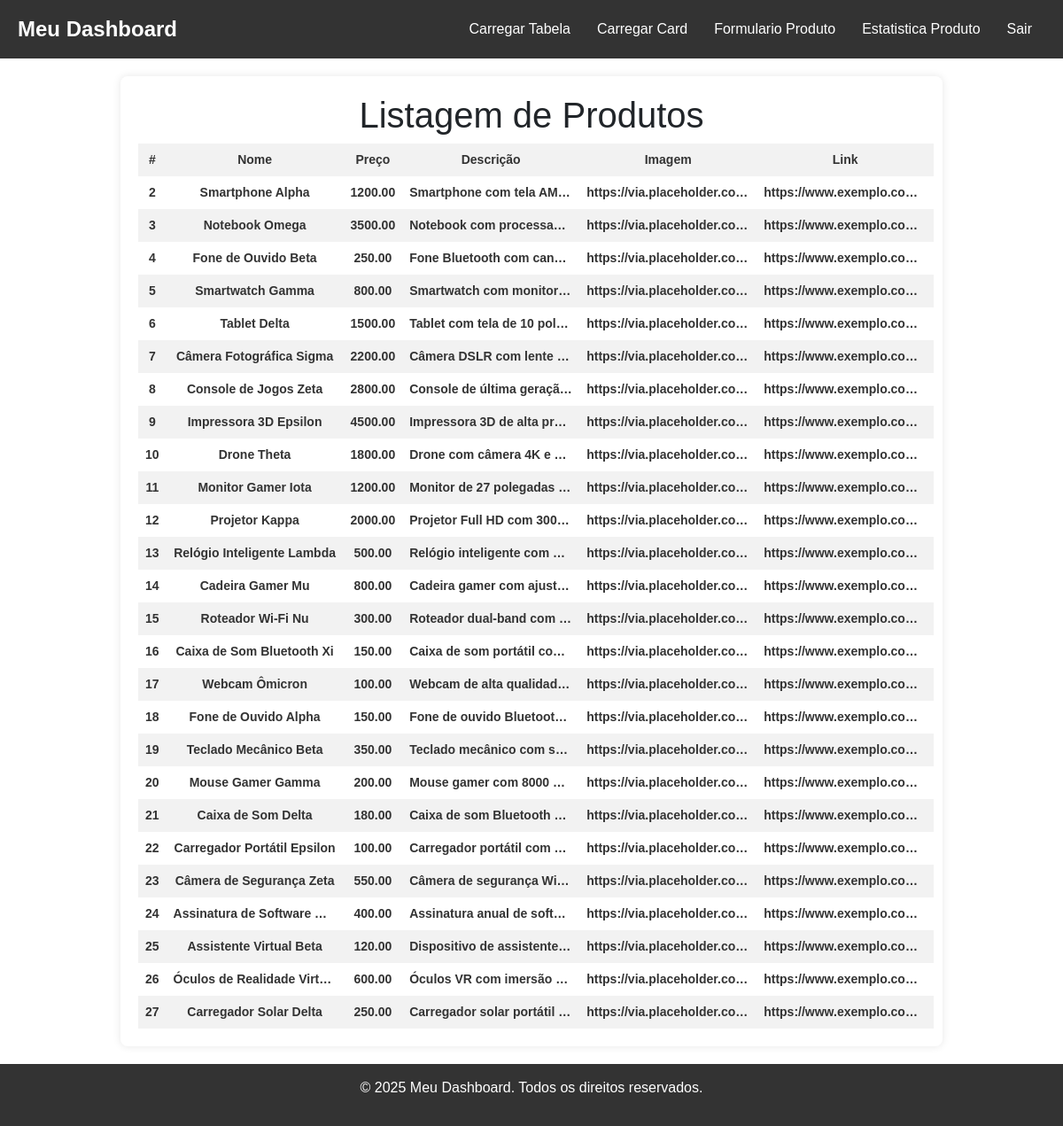
/admin/index.php?pagina=tabela, run on the app's committed database.
### tables this page shows
CREATE TABLE IF NOT EXISTS `produtos` (
  `idproduto` BIGINT(20) UNSIGNED NOT NULL AUTO_INCREMENT,   
  `nome` VARCHAR(255) NULL DEFAULT NULL,                     
  `descricao` VARCHAR(255) NULL DEFAULT NULL,                
  `preco` DECIMAL(10,2) NULL DEFAULT NULL,                   
  `imagem` VARCHAR(255) NULL DEFAULT NULL,                  
  `link` VARCHAR(255) NULL DEFAULT NULL,                     
  PRIMARY KEY (`idproduto`)                                 

);

### php/funcao.php (the view, shortened to what this page needs)
<?php
function conectar()
{
    $servidor = "db";
    $user = "root";
    $password = "123";
    $banco = "shopee";
    return mysqli_connect($servidor, $user, $password, $banco);
}
function tabelaProdutos()
{
    echo "          <h1>Listagem de Produtos</h1>
 ";
    echo "    <table> ";
    echo "    <thead> ";
    echo "      <tr>    ";
    echo "        <th>#</th> ";
    echo "        <th>Nome</th> ";
    echo "        <th>Preço</th> ";
    echo "        <th>Descrição</th> ";
    echo "        <th>Imagem</th> ";
    echo "        <th>Link</th> ";
    echo "      </tr> ";
    echo "    </thead> ";
    echo "    <tbody> ";
    echo "      <?php ";
    require_once '../php/funcao.php';
    $conexao = conectar();
    $sql = "SELECT * FROM `produtos`";
    $resultado = mysqli_query($conexao, $sql);
    while ($row = mysqli_fetch_array($resultado)) {
        $id = $row['idproduto'];
        $nome = $row['nome'];
        $preco = $row['preco'];
        $descricao = $row['descricao'];
        $imagem = $row['imagem'];
        $link = $row['link'];
        echo "<tr> ";
        echo "  <td>$id</td>";
        echo "  <td>$nome</td>";
        echo "  <td>$preco</td>";
        echo "  <td>$descricao</td>";
        echo "  <td>$imagem</td>";
        echo "  <td>$link</td>";
        echo "</tr>";
    }
    echo "      </tbody>";
    echo "    </table>";
}

### css/admin.css (style rules this page uses)
* { margin: 0; padding: 0; box-sizing: border-box; font-family: Arial, sans-serif; }
body { background-color: #f5f5f5; color: #333; display: flex; flex-direction: column; min-height: 100vh; }
table { width: auto; border-collapse: collapse; }
th, td { border: 1px solid black; padding: 8px; text-align: center; vertical-align: middle; font-size: 14px; color: #333; font-weight: bold; font-family: Arial, sans-serif; white-space: nowrap; overflow: hidden; text-overflow: ellipsis; max-width: 200px; }
th { background-color: #f2f2f2; }
tr:nth-child(even) { background-color: #f2f2f2; }

### data on the page
produtos: idproduto "2", nome "Smartphone Alpha", preco "1200.00", descricao "Smartphone com tela AM…", imagem "https://via.placeholder.co…", link "https://www.exemplo.co…"
produtos: idproduto "3", nome "Notebook Omega", preco "3500.00", descricao "Notebook com processa…", imagem "https://via.placeholder.co…", link "https://www.exemplo.co…"
produtos: idproduto "4", nome "Fone de Ouvido Beta", preco "250.00", descricao "Fone Bluetooth com can…", imagem "https://via.placeholder.co…", link "https://www.exemplo.co…"
produtos: idproduto "5", nome "Smartwatch Gamma", preco "800.00", descricao "Smartwatch com monitor…", imagem "https://via.placeholder.co…", link "https://www.exemplo.co…"
produtos: idproduto "6", nome "Tablet Delta", preco "1500.00", descricao "Tablet com tela de 10 pol…", imagem "https://via.placeholder.co…", link "https://www.exemplo.co…"
produtos: idproduto "7", nome "Câmera Fotográfica Sigma", preco "2200.00", descricao "Câmera DSLR com lente…", imagem "https://via.placeholder.co…", link "https://www.exemplo.co…"
produtos: idproduto "8", nome "Console de Jogos Zeta", preco "2800.00", descricao "Console de última geraçã…", imagem "https://via.placeholder.co…", link "https://www.exemplo.co…"
produtos: idproduto "9", nome "Impressora 3D Epsilon", preco "4500.00", descricao "Impressora 3D de alta pr…", imagem "https://via.placeholder.co…", link "https://www.exemplo.co…"
produtos: idproduto "10", nome "Drone Theta", preco "1800.00", descricao "Drone com câmera 4K e…", imagem "https://via.placeholder.co…", link "https://www.exemplo.co…"
produtos: idproduto "11", nome "Monitor Gamer Iota", preco "1200.00", descricao "Monitor de 27 polegadas…", imagem "https://via.placeholder.co…", link "https://www.exemplo.co…"
produtos: idproduto "12", nome "Projetor Kappa", preco "2000.00", descricao "Projetor Full HD com 300…", imagem "https://via.placeholder.co…", link "https://www.exemplo.co…"
produtos: idproduto "13", nome "Relógio Inteligente Lambda", preco "500.00", descricao "Relógio inteligente com…", imagem "https://via.placeholder.co…", link "https://www.exemplo.co…"
produtos: idproduto "14", nome "Cadeira Gamer Mu", preco "800.00", descricao "Cadeira gamer com ajust…", imagem "https://via.placeholder.co…", link "https://www.exemplo.co…"
produtos: idproduto "15", nome "Roteador Wi-Fi Nu", preco "300.00", descricao "Roteador dual-band com…", imagem "https://via.placeholder.co…", link "https://www.exemplo.co…"
produtos: idproduto "16", nome "Caixa de Som Bluetooth Xi", preco "150.00", descricao "Caixa de som portátil co…", imagem "https://via.placeholder.co…", link "https://www.exemplo.co…"
produtos: idproduto "17", nome "Webcam Ômicron", preco "100.00", descricao "Webcam de alta qualidad…", imagem "https://via.placeholder.co…", link "https://www.exemplo.co…"
produtos: idproduto "18", nome "Fone de Ouvido Alpha", preco "150.00", descricao "Fone de ouvido Bluetoot…", imagem "https://via.placeholder.co…", link "https://www.exemplo.co…"
produtos: idproduto "19", nome "Teclado Mecânico Beta", preco "350.00", descricao "Teclado mecânico com s…", imagem "https://via.placeholder.co…", link "https://www.exemplo.co…"
produtos: idproduto "20", nome "Mouse Gamer Gamma", preco "200.00", descricao "Mouse gamer com 8000…", imagem "https://via.placeholder.co…", link "https://www.exemplo.co…"
produtos: idproduto "21", nome "Caixa de Som Delta", preco "180.00", descricao "Caixa de som Bluetooth…", imagem "https://via.placeholder.co…", link "https://www.exemplo.co…"
produtos: idproduto "22", nome "Carregador Portátil Epsilon", preco "100.00", descricao "Carregador portátil com…", imagem "https://via.placeholder.co…", link "https://www.exemplo.co…"
produtos: idproduto "23", nome "Câmera de Segurança Zeta", preco "550.00", descricao "Câmera de segurança Wi…", imagem "https://via.placeholder.co…", link "https://www.exemplo.co…"
produtos: idproduto "24", nome "Assinatura de Software…", preco "400.00", descricao "Assinatura anual de soft…", imagem "https://via.placeholder.co…", link "https://www.exemplo.co…"
produtos: idproduto "25", nome "Assistente Virtual Beta", preco "120.00", descricao "Dispositivo de assistente…", imagem "https://via.placeholder.co…", link "https://www.exemplo.co…"
produtos: idproduto "26", nome "Óculos de Realidade Virt…", preco "600.00", descricao "Óculos VR com imersão…", imagem "https://via.placeholder.co…", link "https://www.exemplo.co…"
produtos: idproduto "27", nome "Carregador Solar Delta", preco "250.00", descricao "Carregador solar portátil…", imagem "https://via.placeholder.co…", link "https://www.exemplo.co…"
